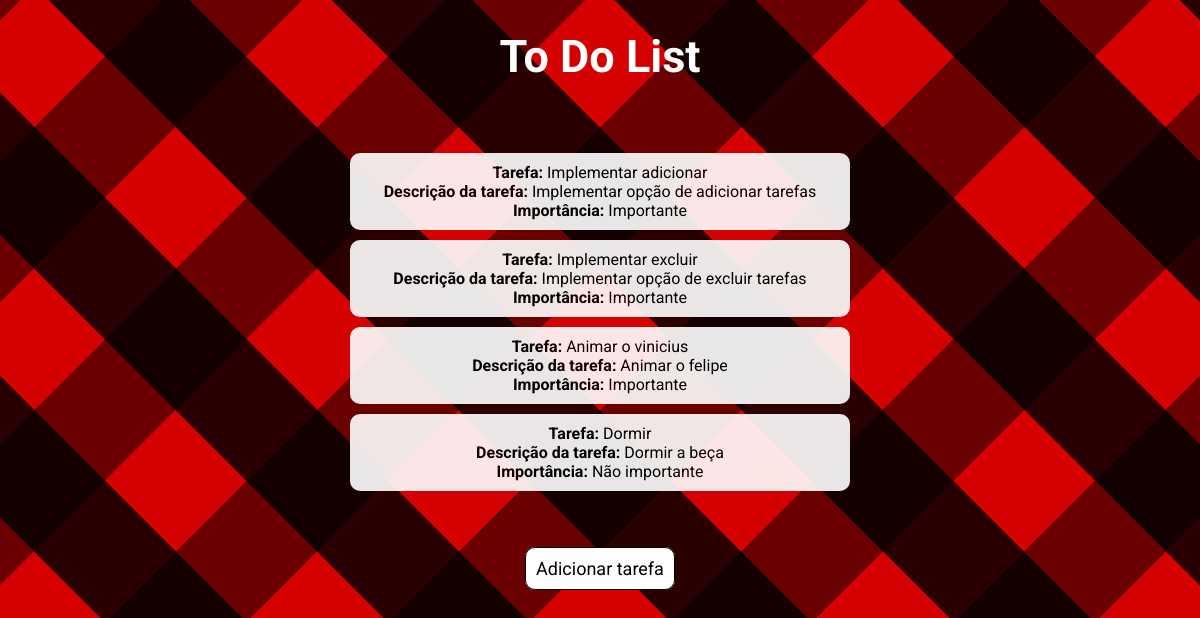
The page /todoapp/ on the database its author committed.
### todoapp/models.py (models this page shows, shortened)
class Tarefas(models.Model):
    tarefa_texto = models.CharField(max_length=100)
    descricao_texto = models.CharField(max_length=300)
    importancia = models.BooleanField()

### todoapp/views.py (the view)
# urls.py: path('', views.index, name='index'),
def index(request):
    tarefa_adicionada = Tarefas.objects.all()
    context = {'tarefa_adicionada': tarefa_adicionada}
    return render(request, 'todoapp/index.html', context)

### todoapp/templates/todoapp/index.html (shortened to what this page needs)
<!DOCTYPE html>
<html lang="pt-br">
<head>
    {% load static %}
    <link rel="stylesheet" type="text/css" href="{% static 'todoapp/style.css' %}">
</head>
<body>
    <h1 style="text-align: center;">To Do List</h1>
    {% if tarefa_adicionada %}
    <div class="div-container">
        {% for tarefa in tarefa_adicionada %}
        <div class="card-tarefa">
            <strong>Tarefa:</strong> {{ tarefa.tarefa_texto }}<br>
            <strong>Descrição da tarefa:</strong> {{ tarefa.descricao_texto }}<br>
            {% if tarefa.importancia == True %}
                <strong>Importância:</strong> Importante<br>
            {% else %}
                <strong>Importância:</strong> Não importante<br>
            {% endif %}
        </div>
        {% endfor %}
        {% else %}
            <p>Não há tarefas adicionadas.</p>
        {% endif %}
       <br><br><br> <a class="adicionar" href="{% url 'adicionar' %}">Adicionar tarefa</a>
    </div>
</body>
</html>

### todoapp/static/todoapp/style.css (style rules this page uses)
html { background-color:#d50000; background-image: repeating-linear-gradient( 45deg, rgba(0,0,0,0.8), rgba(0,0,0,0.8) 100px, transparent 0px, transparent 200px ), repeating-linear-gradient( -45deg, rgba(0,0,0,0.5), rgba(0,0,0,0.5) 100px, transparent 0px, transparent 200px ); height: 100%; font-family: 'Roboto', sans-serif; }
h1 { color: white; font-size: 45px; }
.div-container { text-align: center; width: 500px; margin: 0 auto; padding: 30px; border-radius: 30px; }
.card-tarefa { background-color: white; opacity: 0.9; border-radius: 10px; margin: 10px 0; padding: 10px; }
.adicionar { padding: 10px; text-decoration: none; background-color: white; color: black; font-size: 18px; border: solid black 1px; border-radius: 10px; }

### rows shown on the page
Tarefas: tarefa_texto "Implementar adicionar", descricao_texto "Implementar opção de adicionar tarefas", shows "Importância:", importancia "Importante"
Tarefas: tarefa_texto "Implementar excluir", descricao_texto "Implementar opção de excluir tarefas", shows "Importância:", importancia "Importante"
Tarefas: tarefa_texto "Animar o vinicius", descricao_texto "Animar o felipe", shows "Importância:", importancia "Importante"
Tarefas: tarefa_texto "Dormir", descricao_texto "Dormir a beça", shows "Importância:", importancia "Não importante"
